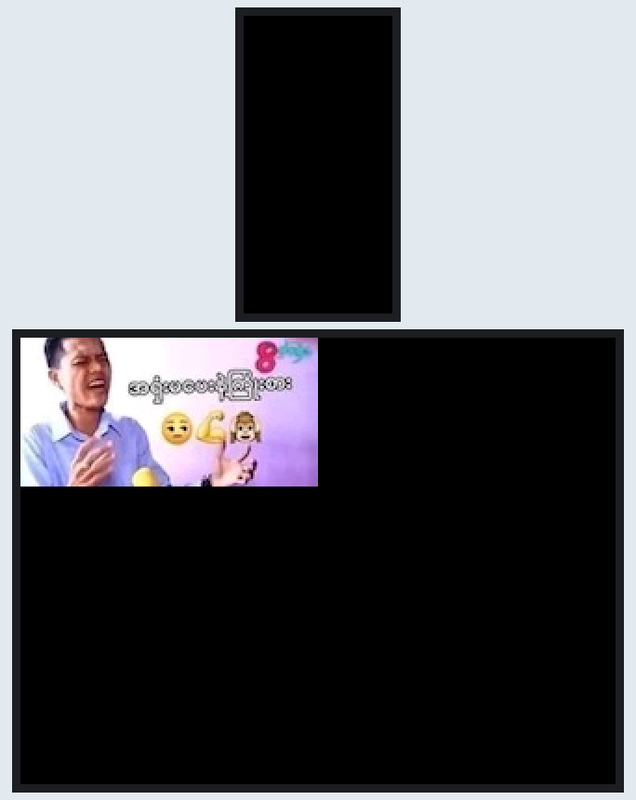
This program was run on a simulated ESP32. On the bench: 80×160 colour display, 320×240 colour display. Random numbers use the default seed unless the program sets one.

Above: at 0.4 s.

The program:

main.cpp
```cpp
#define LGFX_M5STICK_C true
#include <M5StickC.h>
#include <LovyanGFX.hpp>
#include "banana.h"

static LGFX lcd;

void setup() {
	M5.begin();
	M5.Axp.ScreenBreath(10); // 7-12

	lcd.init();
	lcd.setRotation(3);
	lcd.setSwapBytes(true);
	lcd.startWrite();
}

void loop() {
	int x = random(lcd.width());
	int y = random(lcd.height());
	lcd.pushImage(0, 0, imgWidth, imgHeight, img);
	delay(1000);
}
```

Source omitted: banana.h (data table, 104783 bytes)
